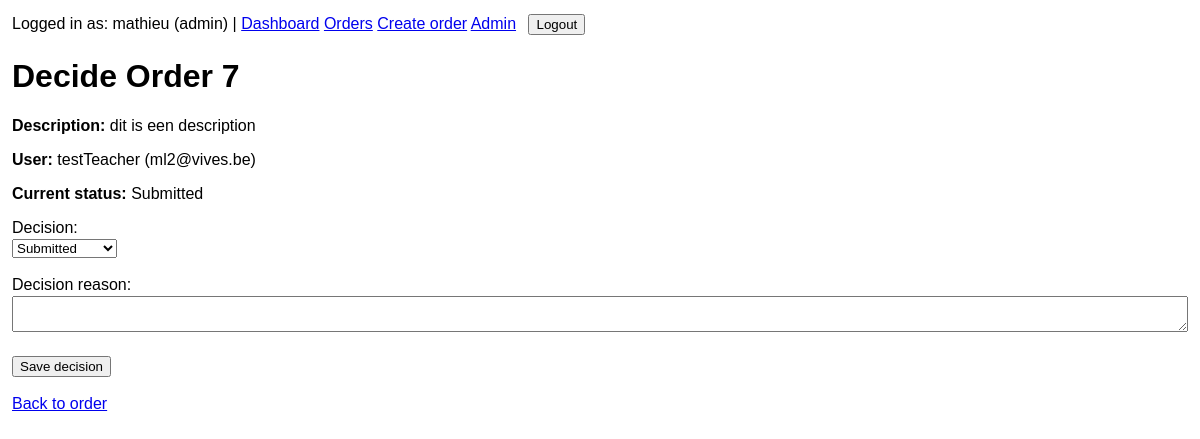
The app's page /orders/7/decide/ (signed in) with its own data.
### accounts/models.py (models this page shows, shortened)
class User(AbstractUser):
    ROLE_ADMIN = "admin"
    ROLE_TEACHER = "teacher"
    ROLE_STUDENT = "student"
    ROLE_CHOICES = [
        (ROLE_ADMIN, "Admin"),
        (ROLE_TEACHER, "Teacher"),
        (ROLE_STUDENT, "Student"),
    ]
    email = models.EmailField(unique=True)
    name = models.CharField(max_length=255)
    role = models.CharField(max_length=20, choices=ROLE_CHOICES, default=ROLE_STUDENT)
    USERNAME_FIELD = "email"
    REQUIRED_FIELDS = ["username", "name"]

### orders/models.py (models this page shows, shortened)
class Order(models.Model):
    ORDER_TYPE_STUDENT = "student_order"
    ORDER_TYPE_TEACHER = "teacher_order"
    ORDER_TYPE_CHOICES = [
        (ORDER_TYPE_STUDENT, "Student order"),
        (ORDER_TYPE_TEACHER, "Teacher order"),
    ]
    STATUS_DRAFT = "draft"
    STATUS_SUBMITTED = "submitted"
    STATUS_APPROVED = "approved"
    STATUS_REJECTED = "rejected"
    STATUS_REWORK = "rework"
    STATUS_CHOICES = [
        (STATUS_DRAFT, "Draft"),
        (STATUS_SUBMITTED, "Submitted"),
        (STATUS_APPROVED, "Approved"),
        (STATUS_REJECTED, "Rejected"),
        (STATUS_REWORK, "Needs rework"),
    ]
    user = models.ForeignKey(
        settings.AUTH_USER_MODEL,
        on_delete=models.CASCADE,
        related_name="orders",
    )
    order_type = models.CharField(max_length=20, choices=ORDER_TYPE_CHOICES)
    store = models.CharField(max_length=255)
    article_number = models.CharField(max_length=100, blank=True)
    ordernumber = models.CharField(
        max_length=100,
        blank=True,
        db_index=True,
        help_text="ERP order number",
    )
    quantity = models.PositiveIntegerField(default=1)
    status = models.CharField(max_length=20, choices=STATUS_CHOICES, default=STATUS_DRAFT)
    decision_reason = models.TextField(blank=True)
    created_at = models.DateTimeField(auto_now_add=True)
    short_description = models.CharField(max_length=255)
    url = models.URLField(blank=True)
    total_price_excl_vat = models.DecimalField(max_digits=10, decimal_places=2, null=True, blank=True)
    delivery_time_days = models.PositiveIntegerField(null=True, blank=True)
    purchase_request_number = models.CharField(max_length=100, blank=True)
    finance_order_date = models.DateField(null=True, blank=True)
    shipped_date = models.DateField(null=True, blank=True)
    received_date = models.DateField(null=True, blank=True)
    student_remarks = models.TextField(blank=True)
    teacher_remarks = models.TextField(blank=True)
    decided_by = models.ForeignKey(
        settings.AUTH_USER_MODEL,
        on_delete=models.SET_NULL,
        null=True,
        blank=True,
        related_name="decided_orders",
    )
    decided_at = models.DateTimeField(null=True, blank=True)
    class Meta:
        ordering = ["-created_at"]

### orders/views.py (the view)
# urls.py: path("orders/<int:order_id>/decide/", order_decide, name="order_decide"),
@login_required
def order_decide(request, order_id):
    order = get_object_or_404(
        Order.objects.select_related("user", "decided_by"),
        pk=order_id,
    )
    if not user_can_decide_order(request.user, order):
        raise Http404("You do not have permission to decide this order.")
    if request.method == "POST":
        form = OrderDecisionForm(request.POST)
        if form.is_valid():
            order.status = form.cleaned_data["decision"]
            order.decision_reason = form.cleaned_data["decision_reason"]
            order.decided_by = request.user
            order.decided_at = timezone.now()
            order.save()
            messages.success(request, f"Order {order.id} was updated successfully.")
            return redirect("orders:order_detail", order_id=order.id)
    else:
        form = OrderDecisionForm(
            initial={
                "decision": order.status
                if order.status in [
                    Order.STATUS_SUBMITTED,
                    Order.STATUS_APPROVED,
                    Order.STATUS_REJECTED,
                    Order.STATUS_REWORK,
                ]
                else Order.STATUS_SUBMITTED,
                "decision_reason": order.decision_reason,
            }
        )
    context = {
        "form": form,
        "order": order,
    }
    return render(request, "orders/order_decision_form.html", context)

### orders/forms.py (shortened to what this page needs)
class OrderDecisionForm(forms.Form):
    decision = forms.ChoiceField(
        choices=[
            (Order.STATUS_SUBMITTED, "Submitted"),
            (Order.STATUS_APPROVED, "Approved"),
            (Order.STATUS_REJECTED, "Rejected"),
            (Order.STATUS_REWORK, "Needs rework"),
        ]
    )
    decision_reason = forms.CharField(
        required=False,
        widget=forms.Textarea(attrs={"rows": 2}),
    )

### orders/views.py (called while the page is built, shortened)
def user_can_decide_order(user, order):
    if user.role == User.ROLE_ADMIN:
        return True

### templates/orders/order_decision_form.html (shortened to what this page needs)
{% extends "base.html" %}
{% block content %}
    <h1>Decide Order {{ order.id }}</h1>
    <div class="card">
        <p><strong>Description:</strong> {{ order.short_description }}</p>
        <p><strong>User:</strong> {{ order.user.name }} ({{ order.user.email }})</p>
        <p><strong>Current status:</strong> {{ order.get_status_display }}</p>
    </div>
    <div class="card">
        <form method="post">
            {% for field in form %}
                <p>
                    {{ field.label_tag }}<br>
                    {{ field }}
                </p>
            {% endfor %}
            <button type="submit">Save decision</button>
        </form>
    </div>
    <p>
        <a href="{% url 'orders:order_detail' order.id %}">Back to order</a>
    </p>
{% endblock %}

### templates/base.html (shortened to what this page needs)
<!DOCTYPE html>
<html lang="en">
<head>
</head>
<body>
    <div class="top-nav">
        {% if user.is_authenticated %}
            Logged in as: {{ user.name }} ({{ user.role }})
            |
            <a href="{% url 'orders:dashboard' %}">Dashboard</a>
            <a href="{% url 'orders:order_list' %}">Orders</a>
            <a href="{% url 'orders:order_create' %}">Create order</a>
            <a href="/admin/">Admin</a>
            <form method="post" action="{% url 'logout' %}">
                <button type="submit">Logout</button>
            </form>
        {% else %}
            <a href="{% url 'login' %}">Login</a>
        {% endif %}
    </div>
    {% block content %}{% endblock %}
</body>
</html>

### templates/base.html (style rules this page uses)
body { font-family: Arial, sans-serif; margin: 12px; }
form { margin-bottom: 12px; }
input, select, textarea, button { margin: 2px 0; }
textarea { width: 100%; box-sizing: border-box; }
.top-nav { margin-bottom: 16px; }
.top-nav form { display: inline; margin-left: 8px; }

### records on screen
User: name "mathieu", role "admin"
Order: id "7", short_description "dit is een description", user.name "testTeacher", user.email "ml2@vives.be", status "Submitted"

### other values on screen
{{ field.label_tag }} "Decision:" "Decision reason:"
